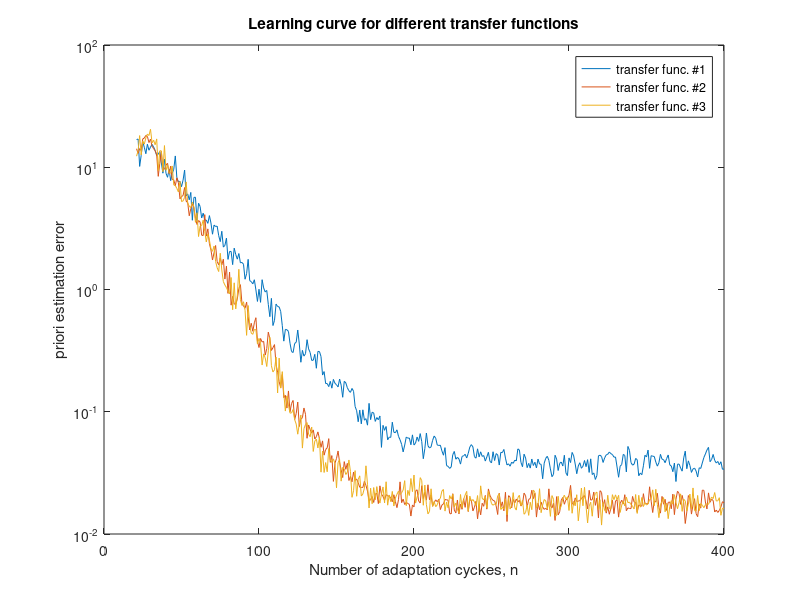

The MATLAB source for this figure: (Note: this script raises an error after producing the figure.)
%%Recursive Least Square(RLS) algorithm
%% Parameters initialization
N = 400; % length of the sequence
taps = 21; % number of taps
epoch = 100; % number of epoch
noise_var = -20; % variance of the noise in dBW
tau_opt = 12;  % optimal delay
delta = 0.005; % regularization parameter
lambda = 0.99; % forgetting factor
x_n = sign(randn(epoch, N)); % input signal
% H1 = 0.25 + z^-1 + 0.25*z^-2 -> transfer function # 1
h1 = [0.25 1 0.25];
% H2 = 0.25 + z^-1 - 0.25*z^-2 -> transfer function # 2
h2 = [0.25 1 -0.25];
% H3 = -0.25 + z^-1 + 0.25*z^-2 -> transfer function # 3
h3 = [-0.25 1 0.25];

%% 9.11 - Learning curve for different trnasfer functions using RLS algorithm
h = [h1; h2; h3]; % different transfer functions
alpha = zeros(1, N); % error
[row, col] = size(h); % size of the transfer function matrix
mse = zeros(row, N); % mean square error
for i = 1 : row  % for every transfer function
    input = [zeros(epoch, tau_opt) x_n]; % input signal with the delay(desiered sig.)
    for j = 1 : epoch
        u_tmp = conv(x_n(j,:), h(i,:)); % output of the channel
        noise = wgn(1,length(u_tmp), -20); % white Gaussian noise with var = 0.01
        u_tmp = u_tmp + noise; % output signal with the noise
        u = [zeros(1,taps-tau_opt-1) u_tmp];
        P = eye(taps) / delta; % initialize the P matrix
        w = randn(1,taps); % initialize the weights
        % Start of RLS
        for m = taps : N
            uvec = u(m:-1:m-taps+1);
            temp = uvec * P;  % tempoerary result that will be used multiple times later
            k = transpose(temp) / (lambda + temp * transpose(uvec));  % k matrix
            alpha(m) = input(j,m) - w * transpose(uvec);  % priori estimation error
            w = w + transpose(k) * alpha(m); % update the weight
            p = lambda^(-1) * P - lambda^(-1) * k * temp; % update the P matrix
        end 
        % End of RLS
        mse(i,:) = mse(i,:) + alpha.^2;  % store the mean square error
    end
end
mse = mse / epoch;  % average by the epoch

%% Draw the figure # 1 (together)
x = 1:1:N; % points in the figure
figure,plot(x, mse(1,:),x, mse(2,:),x, mse(3,:));
set(gca, 'YScale', 'log')
xlabel('Number of adaptation cyckes, n');
ylabel('priori estimation error');
title('Learning curve for different transfer functions');
legend({'transfer func. #1','transfer func. #2', 'transfer func. #3'},'Location','northeast')

%% Draw the figure # 2 (separate)
x = 1:1:N; % points in the figure
figure
sgtitle('Learning curve for different transfer functions');
subplot(1,3,1),plot(x, mse(1,:));
set(gca, 'YScale', 'log')  % scale of the y axis
title('transfer function #1');
xlabel('Number of adaptation cyckes, n');
ylabel('Mean squared error');
subplot(1,3,2),plot(x, mse(2,:));
set(gca, 'YScale', 'log')  % scale of the y axis
title('transfer function #2');
xlabel('Number of adaptation cyckes, n');
ylabel('Mean squared error');
subplot(1,3,3),plot(x, mse(3,:));
set(gca, 'YScale', 'log')  % scale of the y axis
title('transfer function #3');
xlabel('Number of adaptation cyckes, n');
ylabel('Mean squared error');
